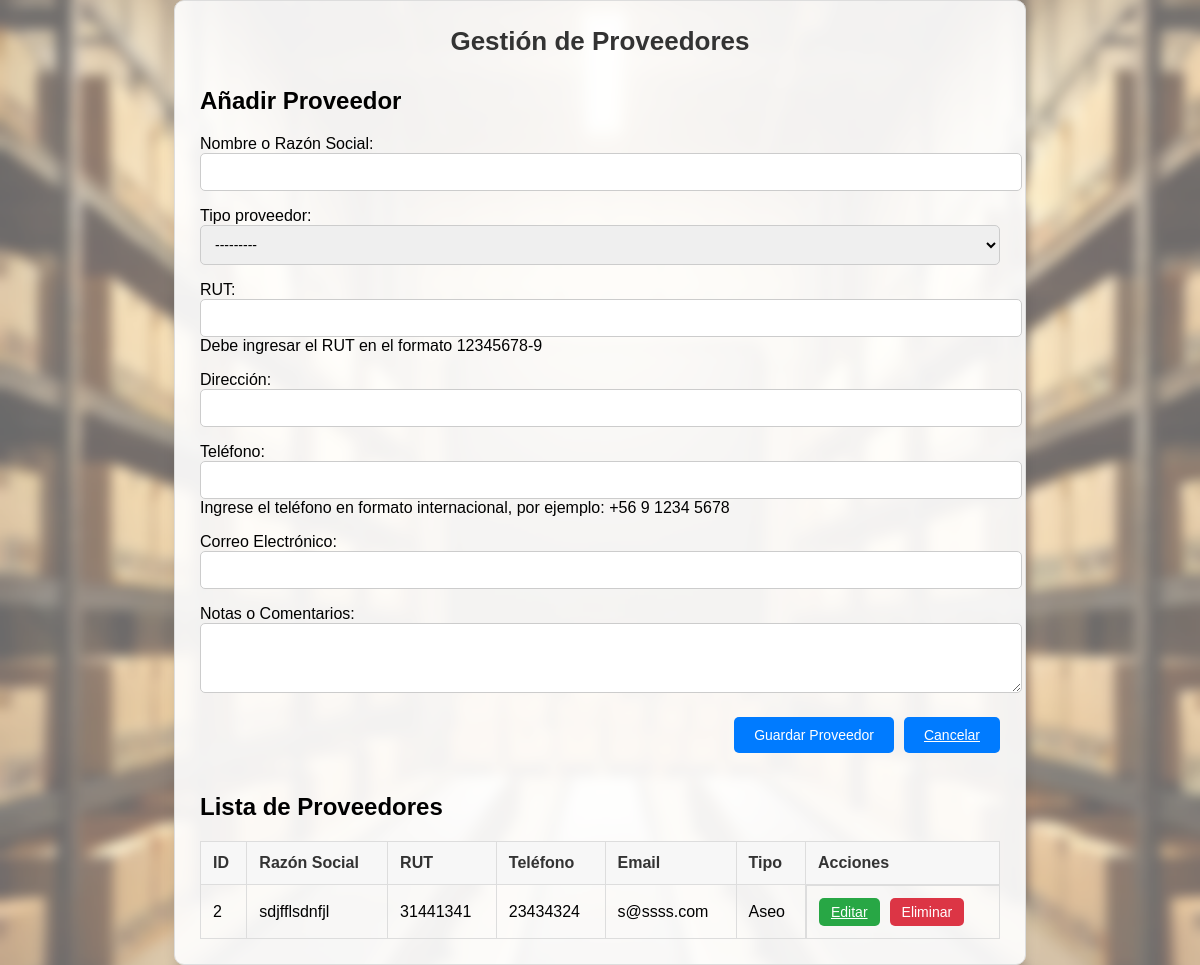
Page /proveedores/ on the earlier database version.
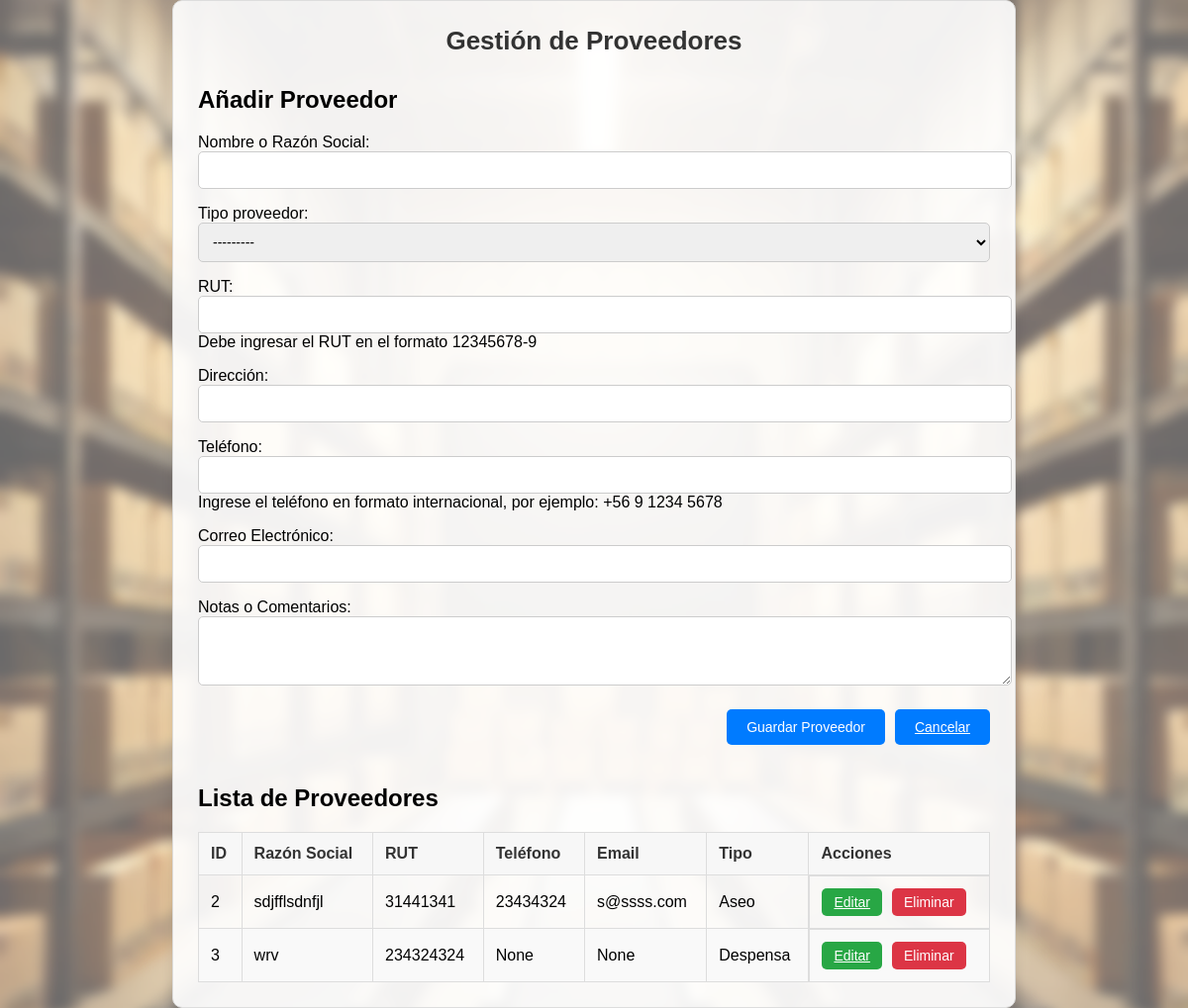
Same page on the later database version.
### proveedores/models.py (models this page shows, shortened)
class Proveedor(models.Model):
    nombre_razon_social = models.CharField(max_length=100, verbose_name="Nombre o Razón Social")
    class TipoProveedor(models.TextChoices):
        ASEO = 'Aseo', 'Aseo'
        DESPENSA = 'Despensa', 'Despensa'
        CONGELADOS = 'Congelados', 'Congelados'
        CUIDADO_PERSONAL = 'Cuidado Personal', 'Cuidado Personal'
    tipo_proveedor = models.CharField(
        max_length=16,
        choices=TipoProveedor.choices,
        blank=False,
    )
    rut = models.CharField(
        max_length=12,
        unique=True,
        verbose_name="RUT",
        help_text="Debe ingresar el RUT en el formato 12345678-9"
    )
    direccion = models.CharField(
        max_length=255,
        blank=True,
        null=True,
        verbose_name="Dirección"
    )
    telefono = models.CharField(
        max_length=15,
        blank=True,
        null=True,
        verbose_name="Teléfono",
        help_text="Ingrese el teléfono en formato internacional, por ejemplo: +56 9 1234 5678"
    )
    email = models.EmailField(
        max_length=100,
        unique=True,
        blank=True,
        null=True,
        verbose_name="Correo Electrónico"
    )
    notas = models.TextField(
        blank=True,
        null=True,
        verbose_name="Notas o Comentarios"
    )
    creado_en = models.DateTimeField(
        auto_now_add=True,
        verbose_name="Fecha de Creación"
    )

### proveedores/views.py (the view, shortened to what this page needs)
# urls.py: path('proveedores/', proveedores_views.gestionProveedores, name='gestionProveedores'),
def gestionProveedores(request, proveedor_id=None):
    if proveedor_id:
        proveedor = get_object_or_404(Proveedor, id=proveedor_id)
        form = ProveedorForm(instance=proveedor)
    else:
        proveedor = None
        form = ProveedorForm()
    proveedores = Proveedor.objects.all()
    return render(request, 'proveedores/gestionProveedores.html', {
        'form': form,
        'proveedores': proveedores,
        'proveedor_id': proveedor_id,
    })

### proveedores/forms.py
class ProveedorForm(forms.ModelForm):
    class Meta:
        model = Proveedor
        fields = ['nombre_razon_social', 'tipo_proveedor', 'rut', 'direccion', 'telefono', 'email', 'notas']
        widgets = {
            'nombre_razon_social': forms.TextInput(attrs={'class': 'form-control'}),
            'tipo_proveedor': forms.Select(attrs={'class': 'form-control'}),
            'rut': forms.TextInput(attrs={'class': 'form-control'}),
            'direccion': forms.TextInput(attrs={'class': 'form-control'}),
            'telefono': forms.TextInput(attrs={'class': 'form-control'}),
            'email': forms.EmailInput(attrs={'class': 'form-control'}),
            'notas': forms.Textarea(attrs={'class': 'form-control', 'rows': 3}),
        }

### proveedores/templates/proveedores/gestionProveedores.html (shortened to what this page needs)
<!DOCTYPE html>
<html lang="es">
<head>
    {% load static %}
    <link rel="stylesheet" href="{% static 'proveedores/styles.css' %}">
</head>
<body>
    <div class="container">
        <h1>Gestión de Proveedores</h1>
        <div class="form-section">
            <h2>{% if proveedor_id %}Editar Proveedor{% else %}Añadir Proveedor{% endif %}</h2>
            <form method="post">
                {{ form.as_p }}
                <div class="button-container">
                    <button type="submit" class="button">
                        {% if proveedor_id %}Actualizar Proveedor{% else %}Guardar Proveedor{% endif %}
                    </button>
                    <a href="{% url 'gestionProveedores' %}" class="button delete">Cancelar</a>
                </div>
            </form>
        </div>
        <div class="table-container">
            <h2>Lista de Proveedores</h2>
            <table>
                <thead>
                    <tr>
                        <th>ID</th>
                        <th>Razón Social</th>
                        <th>RUT</th>
                        <th>Teléfono</th>
                        <th>Email</th>
                        <th>Tipo</th>
                        <th>Acciones</th>
                    </tr>
                </thead>
                <tbody>
                    {% for proveedor in proveedores %}
                    <tr>
                        <td>{{ proveedor.id }}</td>
                        <td>{{ proveedor.nombre_razon_social }}</td>
                        <td>{{ proveedor.rut }}</td>
                        <td>{{ proveedor.telefono }}</td>
                        <td>{{ proveedor.email }}</td>
                        <td>{{ proveedor.tipo_proveedor }}</td>
                        <td class="action-buttons">
                            <a href="{% url 'gestionProveedores' proveedor.id %}" class="button">Editar</a>
                            <form method="post" action="{% url 'eliminarProveedor' proveedor.id %}" style="display:inline;">
                                <button type="submit" class="button delete" onclick="return confirm('¿Estás seguro de eliminar este proveedor?');">Eliminar</button>
                            </form>
                        </td>
                    </tr>
                    {% endfor %}
                </tbody>
            </table>
        </div>
    </div>
</body>
</html>

### proveedores/static/proveedores/styles.css (style rules this page uses)
body { background-image: url("/static/proveedores/img/warehouse_blur_opacity.png"); background-size: cover; background-position: center; font-family: Arial, sans-serif; display: flex; justify-content: center; align-items: center; min-height: 100vh; margin: 0; }
.container { position: relative; border: 1px solid #ddd; border-radius: 10px; width: 90%; max-width: 800px; padding: 25px; background-color: rgba(255, 255, 255, 0.9); box-shadow: 0 4px 12px rgba(0, 0, 0, 0.1); }
.container h1 { text-align: center; font-size: 26px; margin-top: 0; margin-bottom: 20px; color: #333; }
.form-section { margin-top: 30px; }
.form-control { flex: 1; padding: 10px; border: 1px solid #ccc; border-radius: 5px; font-size: 14px; transition: border-color 0.3s ease; width: 100%; }
.button-container { display: flex; justify-content: flex-end; gap: 10px; margin-top: 20px; }
.button { padding: 10px 20px; background-color: #007bff; border: none; border-radius: 5px; font-size: 14px; color: #fff; cursor: pointer; transition: background-color 0.3s ease; }
.table-container { margin-top: 40px; }
table { width: 100%; border-collapse: collapse; margin-top: 20px; }
table th, table td { text-align: left; padding: 12px; border: 1px solid #ddd; }
table th { background-color: #f7f7f7; color: #333; }
table tr:nth-child(even) { background-color: #f9f9f9; }
.action-buttons { display: flex; gap: 10px; }
.action-buttons .button { padding: 6px 12px; font-size: 14px; background-color: #28a745; border: none; border-radius: 5px; color: #fff; cursor: pointer; transition: background-color 0.3s ease; }
.action-buttons .button.delete { background-color: #dc3545; }

Differences in the rows shown:
added Proveedor: id "3", nombre_razon_social "wrv", rut "234324324", telefono "None", email "None", tipo_proveedor "Despensa"
